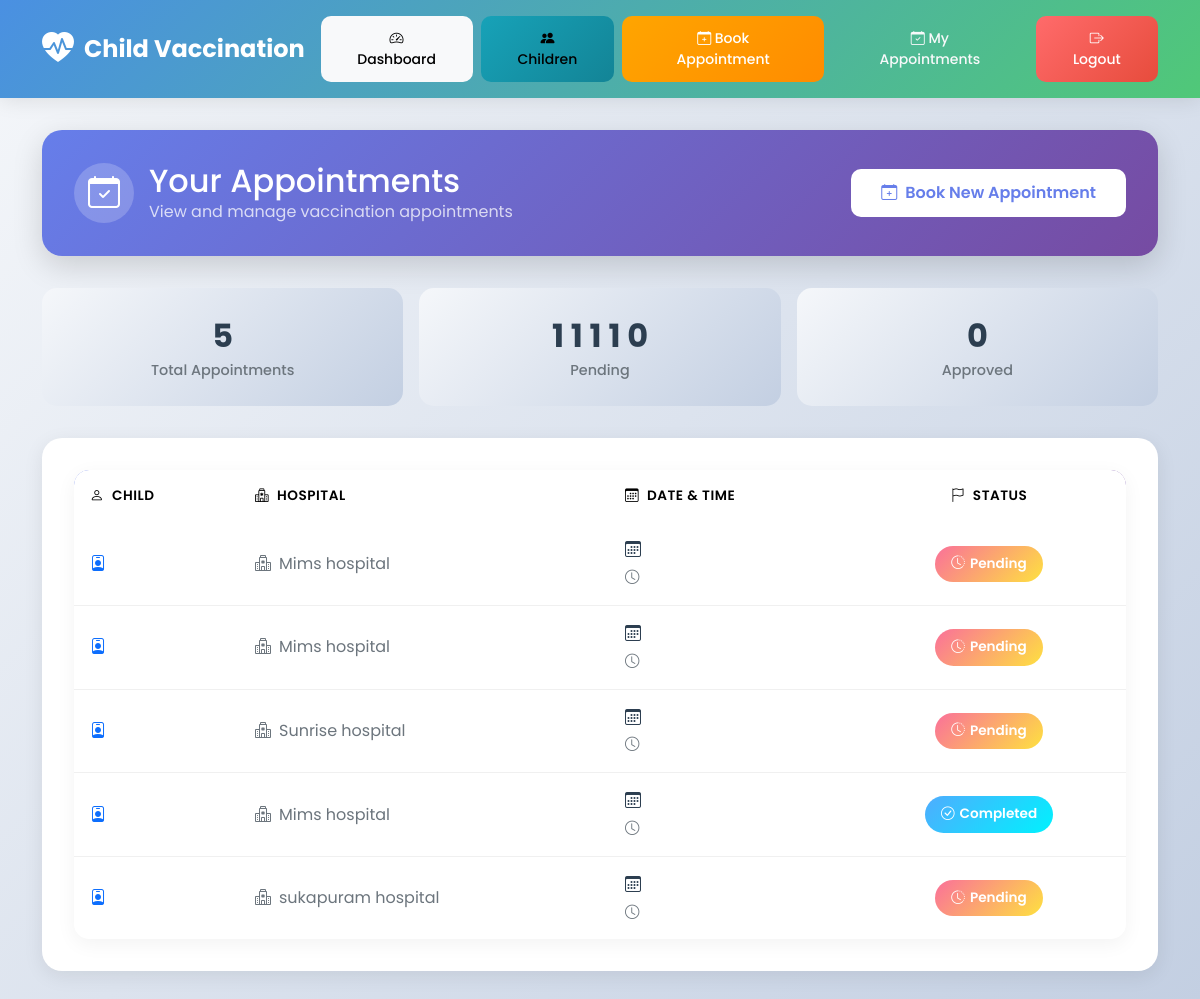
The page /view-appointments/ (signed in) on the database as committed earlier.
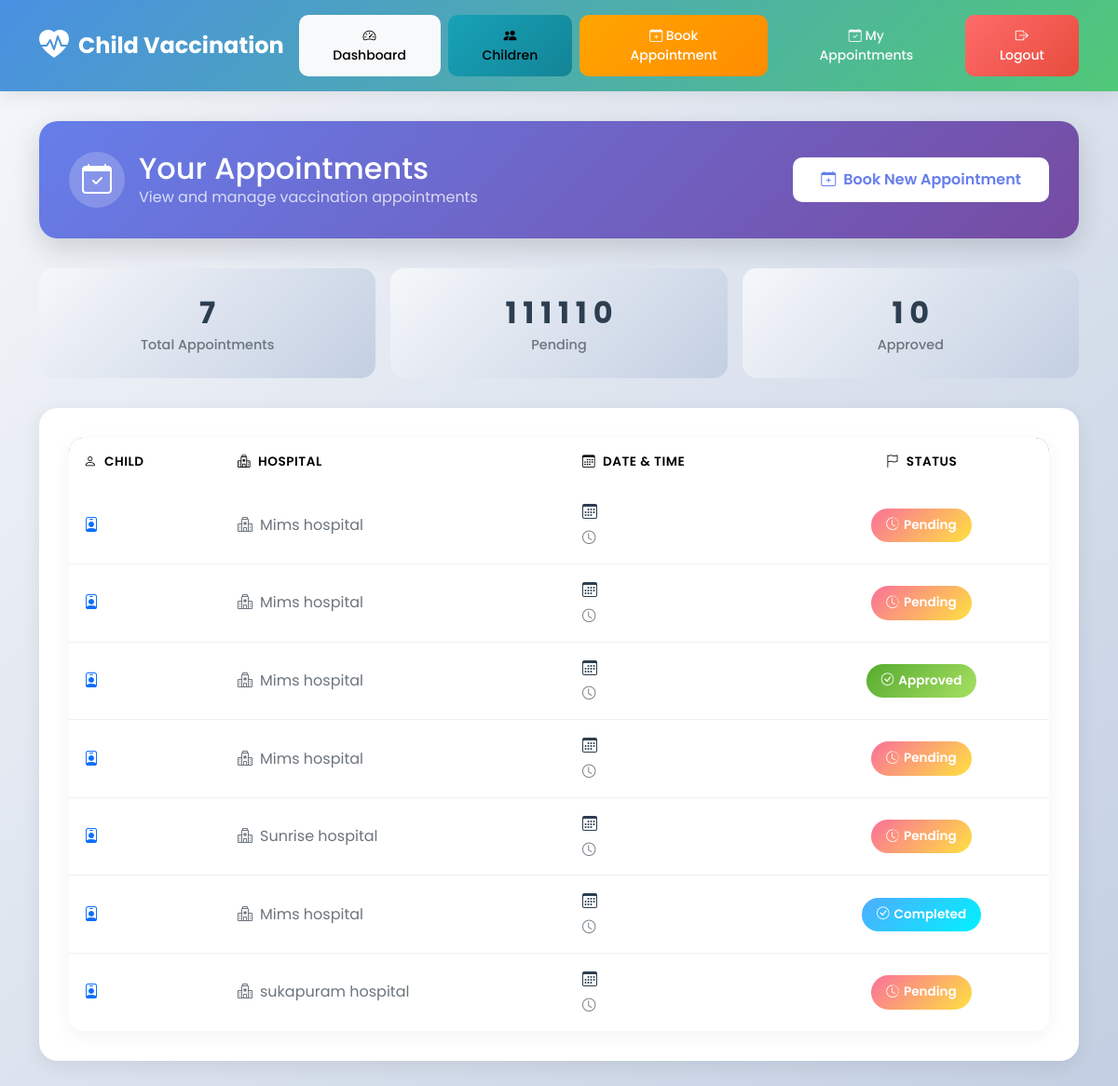
The same page on the database as committed later.
### accounts/models.py (models this page shows, shortened)
class Appointment(models.Model):
    STATUS_CHOICES = [
        ('Pending', 'Pending'),
        ('Approved', 'Approved'),
        ('Completed', 'Completed'),
        ('Cancelled', 'Cancelled')
    ]
    parent = models.ForeignKey(Parent, on_delete=models.CASCADE, related_name='appointments')
    child = models.ForeignKey(Child, on_delete=models.CASCADE, related_name='appointments')
    hospital = models.ForeignKey(Hospital, on_delete=models.CASCADE, related_name='appointments')
    vaccine = models.ForeignKey(Vaccine, on_delete=models.SET_NULL, null=True, blank=True)
    date = models.DateField()
    time = models.TimeField()
    status = models.CharField(
        max_length=20,
        choices=STATUS_CHOICES,
        default='Pending'
    )
    created_at = models.DateTimeField(default=timezone.now)
    updated_at = models.DateTimeField(auto_now=True)
    notes = models.TextField(blank=True, help_text="Additional notes or remarks")
    class Meta:
        verbose_name = "Appointment"
        verbose_name_plural = "Appointments"
        ordering = ['-date', '-time']

class Hospital(models.Model):
    user = models.OneToOneField(User, on_delete=models.CASCADE, null=True, blank=True)
    name = models.CharField(max_length=255)
    address = models.TextField()
    phone = models.CharField(max_length=20, unique=True)
    email = models.EmailField(unique=True)
    approved = models.BooleanField(default=False)
    class Meta:
        verbose_name = "Hospital"
        verbose_name_plural = "Hospitals"
        ordering = ['name']

### accounts/views.py (the view)
# urls.py: path('view-appointments/', views.view_appointments, name='view_appointments'),
@login_required
def view_appointments(request):
    parent = Parent.objects.filter(user=request.user).first()
    if not parent:
        messages.error(request, "No parent profile found.")
        return redirect('accounts:parent_dashboard')
    appointments = Appointment.objects.filter(parent=parent).select_related(
        'child', 'hospital', 'vaccine'
    ).order_by('-date', '-time')
    today = date.today()
    upcoming = appointments.filter(date__gte=today).exclude(status='Cancelled')
    past = appointments.filter(Q(date__lt=today) | Q(status='Cancelled'))
    context = {
        'appointments': appointments,
        'upcoming_appointments': upcoming,
        'past_appointments': past,
    }
    return render(request, 'accounts/view_appointments.html', context)

### accounts/templates/accounts/view_appointments.html (shortened to what this page needs)
{% extends "accounts/base.html" %}
{% block content %}
<div class="page-header">
  <div class="header-content">
    <div class="header-title">
      <div class="header-icon">
        <i class="bi bi-calendar-check"></i>
      </div>
      <div>
        <h2 class="mb-0">Your Appointments</h2>
        <p class="mb-0 opacity-75">View and manage vaccination appointments</p>
      </div>
    </div>
    <a href="{% url 'accounts:book_appointment' %}" class="btn book-btn">
      <i class="bi bi-calendar-plus me-2"></i>Book New Appointment
    </a>
  </div>
</div>
{% if appointments %}
  <div class="stats-row">
    <div class="stat-box">
      <div class="stat-value">{{ appointments|length }}</div>
      <div class="stat-label">Total Appointments</div>
    </div>
    <div class="stat-box">
      <div class="stat-value">
        {% with pending=0 %}
          {% for appt in appointments %}
            {% if appt.status == "Pending" %}
              {{ pending|add:1 }}
            {% endif %}
          {% endfor %}
        {% endwith %}
        0
      </div>
      <div class="stat-label">Pending</div>
    </div>
    <div class="stat-box">
      <div class="stat-value">
        {% with approved=0 %}
          {% for appt in appointments %}
            {% if appt.status == "Approved" %}
              {{ approved|add:1 }}
            {% endif %}
          {% endfor %}
        {% endwith %}
        0
      </div>
      <div class="stat-label">Approved</div>
    </div>
  </div>
  <div class="appointments-card">
    <div class="table-responsive">
      <table class="table">
        <thead>
          <tr>
            <th><i class="bi bi-person me-2"></i>Child</th>
            <th><i class="bi bi-hospital me-2"></i>Hospital</th>
            <th><i class="bi bi-calendar3 me-2"></i>Date & Time</th>
            <th class="text-center"><i class="bi bi-flag me-2"></i>Status</th>
          </tr>
        </thead>
        <tbody>
          {% for appt in appointments %}
          <tr>
            <td>
              <div class="child-info">
                <i class="bi bi-person-badge text-primary"></i>
              </div>
            </td>
            <td>
              <div class="hospital-info">
                <i class="bi bi-hospital"></i>
                {{ appt.hospital.name }}
              </div>
            </td>
            <td>
              <div class="date-time-info">
                <div class="date-info">
                  <i class="bi bi-calendar3"></i>
                </div>
                <div class="time-info">
                  <i class="bi bi-clock"></i>
                </div>
              </div>
            </td>
            <td class="text-center">
              {% if appt.status == "Approved" %}
                <span class="status-badge status-approved">
                  <i class="bi bi-check-circle"></i> {{ appt.status }}
                </span>
              {% elif appt.status == "Pending" %}
                <span class="status-badge status-pending">
                  <i class="bi bi-clock-history"></i> {{ appt.status }}
                </span>
              {% elif appt.status == "Cancelled" %}
                <span class="status-badge status-cancelled">
                  <i class="bi bi-x-circle"></i> {{ appt.status }}
                </span>
              {% else %}
                <span class="status-badge status-completed">
                  <i class="bi bi-check-circle"></i> {{ appt.status }}
                </span>
              {% endif %}
            </td>
          </tr>
          {% endfor %}
        </tbody>
      </table>
    </div>
  </div>
{% endif %}
{% endblock %}

Rows that differ between the two databases and show on the page:
added Appointment: pending "1", hospital.name "Mims hospital", status "Pending"
added Appointment: approved "1", hospital.name "Mims hospital", status "Approved"
Other text that changed with them:
{{ appointments|length }}: "5" → "7"
